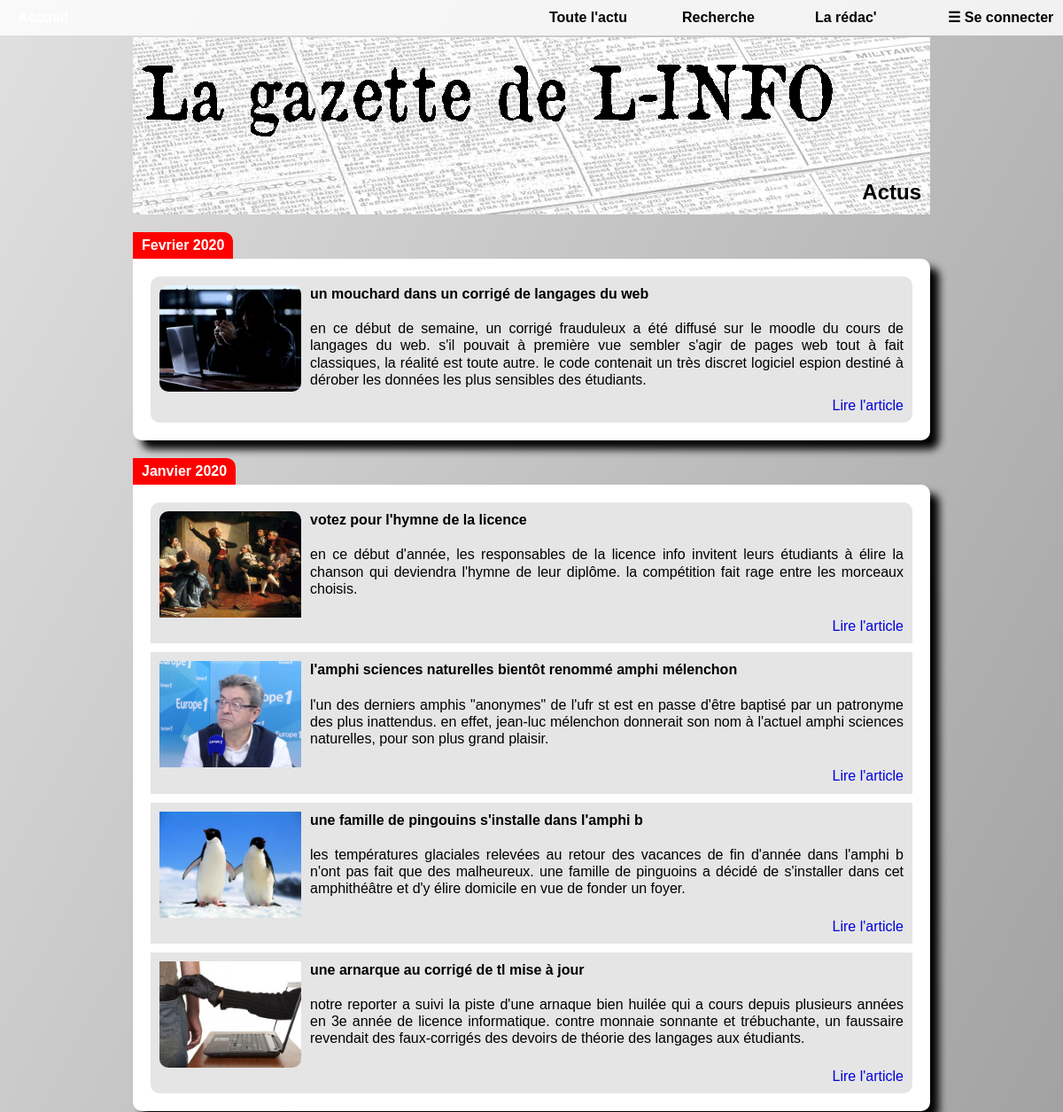
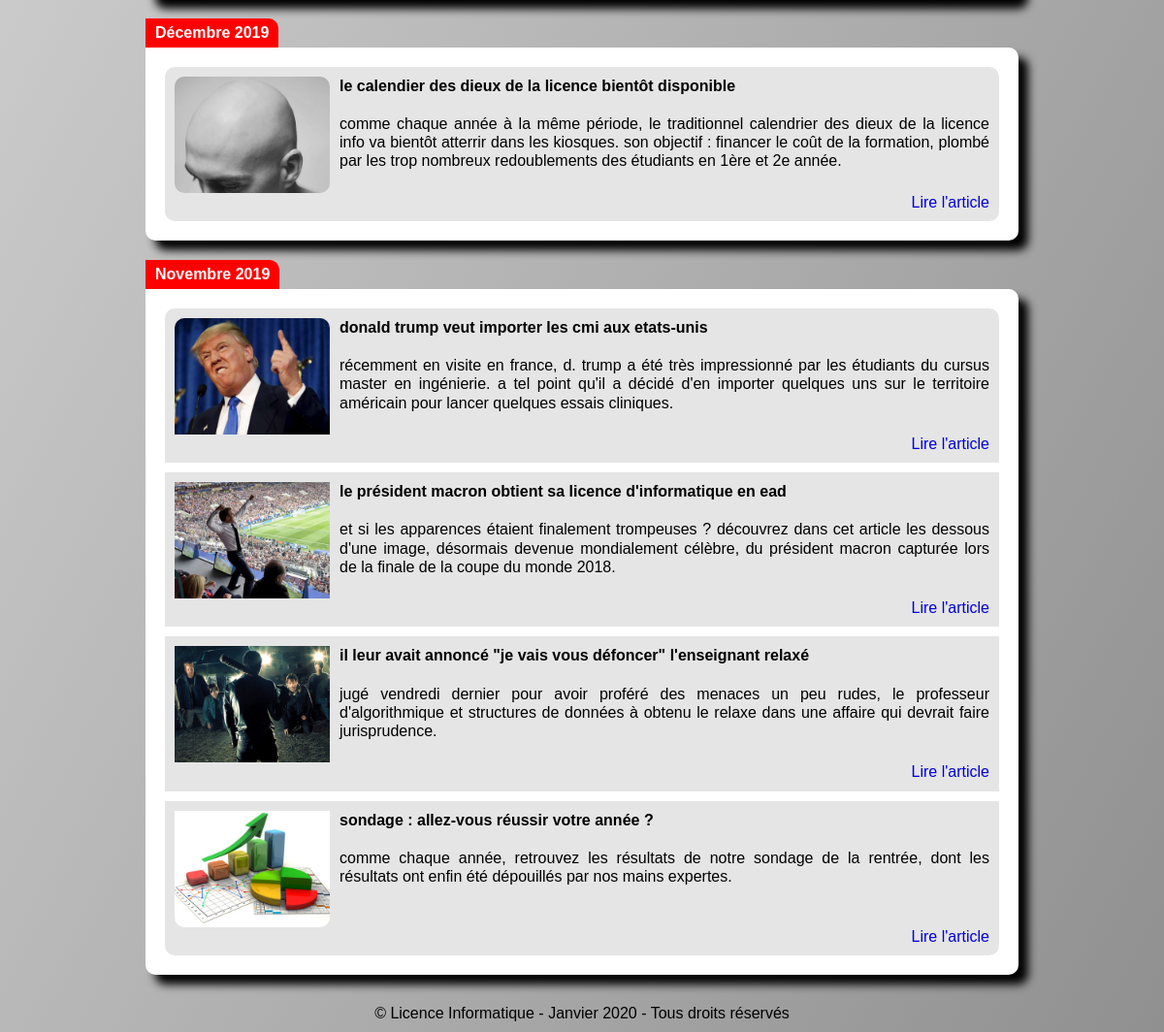
/php/actus.php, run on the app's committed database (2 pictures, top to bottom).
### tables this page shows
CREATE TABLE `article` (
  `arID` int(11) unsigned NOT NULL AUTO_INCREMENT,
  `arTitre` char(250) NOT NULL,
  `arResume` text NOT NULL,
  `arTexte` text NOT NULL,
  `arDatePublication` bigint(12) unsigned NOT NULL,
  `arDateModification` bigint(12) unsigned DEFAULT NULL,
  `arAuteur` char(20) NOT NULL,
  PRIMARY KEY (`arID`),
  FOREIGN KEY(`arAuteur`) REFERENCES `utilisateur`(`utPseudo`) ON UPDATE CASCADE ON DELETE RESTRICT
);

### php/bibli_generale.php (called while the page is built, shortened)
<?php
function em_html_proteger_sortie($content) {
    if (is_array($content)) {
        return $content;
    }
    if (is_string($content)){
        return htmlentities($content, ENT_QUOTES, 'UTF-8');
    }
    return $content;
}
?>

### php/actus.php (the view, shortened to what this page needs)
<?php
require_once('./bibli_gazette.php');
require_once('./bibli_generale.php');
aa_aff_vignettesActus('Fevrier 2020',02, 2020);
aa_aff_vignettesActus('Janvier 2020',01, 2020);
aa_aff_vignettesActus('Décembre 2019',12, 2019);
aa_aff_vignettesActus('Novembre 2019',11, 2019);
function aa_aff_vignettesActus($titre, $mois, $annee) {
$bd = em_bd_connecter();
echo '<main>';
$sql = 'SELECT arID, arTitre, arResume, arDatePublication FROM article
ORDER BY arDatePublication DESC ';
$value =  $res = mysqli_query($bd, $sql);
    echo '<section><h2>', $titre, '</h2>';
             while($value=mysqli_fetch_assoc($res)){
                 $titreArticle=strtolower($value['arTitre']);
                 $resumeArticle=strtolower($value['arResume']);
                     if((substr($value['arDatePublication'], -8, 2)==$mois)&&(substr($value['arDatePublication'], 0, -8)==$annee)){
                        (array) $value = em_html_proteger_sortie($value);
                        $id = $value["arID"];
                        echo    '<article class="resume">
                        <img src="../upload/', $id, '.jpg" alt="Photo d\'illustration | Un mouchard dans un corrigé de Langages du Web">
                        <h3>', $titreArticle, '</h3>
                        <p>', $resumeArticle, '
                        </p>
                        <footer><a href="../php/article.php?id=', $id, '">Lire l\'article</a></footer>
                        </article>';
                     }
             }
    echo '</section>';
echo '</main>';
}
?>

### styles/gazette.css (style rules this page uses)
html, body, div, span, applet, object, iframe, h1, h2, h3, h4, h5, h6, p, blockquote, pre, a, abbr, acronym, address, big, cite, code, del, dfn, em, img, ins, kbd, q, s, samp, small, strike, strong, sub, sup, tt, var, b, u, i, center, dl, dt, dd, ol, ul, li, fieldset, form, label, legend, table, caption, tbody, tfoot, thead, tr, th, td, article, aside, canvas, details, embed, figure, figcaption, footer, header, hgroup, menu, nav, output, ruby, section, summary, time, mark, audio, video { margin: 0; padding: 0; border: 0; font-size: 100%; font: inherit; vertical-align: baseline; }
article, aside, details, figcaption, figure, footer, header, hgroup, menu, nav, section { display: block; }
body { line-height: 1; }
body { font-family: Trebuchet, arial, verdana, sans-serif; line-height: 1.2; background: #EEE; background: linear-gradient(to bottom right, #E0E0E0, #909090); }
h3 { font-size: 18px; font-weight: bold; text-decoration: underline; }
a[href], a[href]:visited { color: #0000DD; text-decoration: none; }
body > header, main, body > footer { width: 900px; margin: 0px auto; background-color: transparent; }
p, blockquote { text-align: justify; margin: 10px auto; }
section { position: relative; margin: 50px 0 60px 0; background-color: white; padding: 10px 20px; border-radius: 0 10px 10px 10px; box-shadow: 10px 10px 10px #000; }
section:last-of-type { margin-bottom: 30px; }
section > h2 { position: absolute; top: -30px; left: 0px; height: 20px; background: red; color: white; font-weight: bold; font-size: 16px; width: auto; border-radius: 0 10px 0 0; padding: 5px 10px; }
section article h3 { font-size: 16px; text-decoration: none; margin-bottom: 20px; }
section article.resume { margin: 10px 0; padding: 10px; background-color: #E5E5E5; }
section article.resume:first-of-type { border-radius: 10px 10px 0px 0px; }
section article.resume:last-of-type { border-radius: 0 0 10px 10px; }
section h2 + article.resume:only-of-type { border-radius: 10px; }
section article.resume img { float: left; height: 120px; width: 160px; margin-right: 10px; border-radius: inherit; }
section article.resume footer { text-align: right; clear: left; }

### data on the page
article: shows a picture, arTitre "un mouchard dans un corrigé de langages du web", arResume "en ce début de semaine, un corrigé frauduleux a été diffusé sur le moodle du cours de langages du web. s'il pouvait à première vue sembler s'agir de pages web tout à fait classiques, la réalité est toute autre. le code contenait un très discret logiciel espion destiné à dérober les données les plus sensibles des étudiants."
article: shows a picture, arTitre "votez pour l'hymne de la licence", arResume "en ce début d'année, les responsables de la licence info invitent leurs étudiants à élire la chanson qui deviendra l'hymne de leur diplôme. la compétition fait rage entre les morceaux choisis."
article: shows a picture, arTitre "l'amphi sciences naturelles bientôt renommé amphi mélenchon", arResume "l'un des derniers amphis \"anonymes\" de l'ufr st est en passe d'être baptisé par un patronyme des plus inattendus. en effet, jean-luc mélenchon donnerait son nom à l'actuel amphi sciences naturelles, pour son plus grand plaisir."
article: shows a picture, arTitre "une famille de pingouins s'installe dans l'amphi b", arResume "les températures glaciales relevées au retour des vacances de fin d'année dans l'amphi b n'ont pas fait que des malheureux. une famille de pinguoins a décidé de s'installer dans cet amphithéâtre et d'y élire domicile en vue de fonder un foyer."
article: shows a picture, arTitre "une arnarque au corrigé de tl mise à jour", arResume "notre reporter a suivi la piste d'une arnaque bien huilée qui a cours depuis plusieurs années en 3e année de licence informatique. contre monnaie sonnante et trébuchante, un faussaire revendait des faux-corrigés des devoirs de théorie des langages aux étudiants."
article: shows a picture, arTitre "le calendier des dieux de la licence bientôt disponible", arResume "comme chaque année à la même période, le traditionnel calendrier des dieux de la licence info va bientôt atterrir dans les kiosques. son objectif : financer le coût de la formation, plombé par les trop nombreux redoublements des étudiants en 1ère et 2e année."
article: shows a picture, arTitre "donald trump veut importer les cmi aux etats-unis", arResume "récemment en visite en france, d. trump a été très impressionné par les étudiants du cursus master en ingénierie. a tel point qu'il a décidé d'en importer quelques uns sur le territoire américain pour lancer quelques essais cliniques."
article: shows a picture, arTitre "le président macron obtient sa licence d'informatique en ead", arResume "et si les apparences étaient finalement trompeuses ? découvrez dans cet article les dessous d'une image, désormais devenue mondialement célèbre, du président macron capturée lors de la finale de la coupe du monde 2018."
article: shows a picture, arTitre "il leur avait annoncé \"je vais vous défoncer\" l'enseignant relaxé", arResume "jugé vendredi dernier pour avoir proféré des menaces un peu rudes, le professeur d'algorithmique et structures de données à obtenu le relaxe dans une affaire qui devrait faire jurisprudence."
article: shows a picture, arTitre "sondage : allez-vous réussir votre année ?", arResume "comme chaque année, retrouvez les résultats de notre sondage de la rentrée, dont les résultats ont enfin été dépouillés par nos mains expertes."

### other printed values
$h1 "Actus"
$titre "Fevrier 2020 Janvier 2020 Décembre 2019 Novembre 2019"
